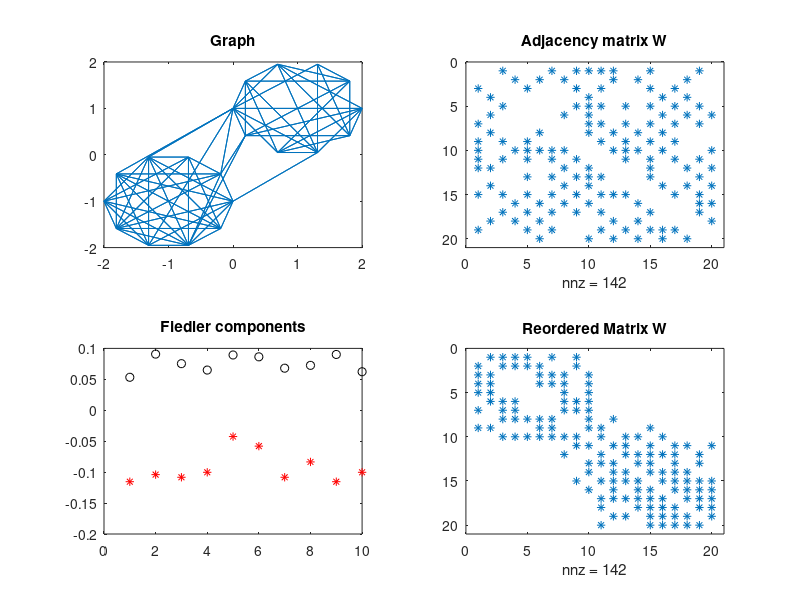

This figure's MATLAB source:
%2.9  graphcutscode.m

N = 10; W = zeros(2*N,2*N) ;           % Generate 2N nodes in two clusters
rand('state',100)                      % rand repeats to give the same graph
for i = 1:2*N-1
  for j = i+1:2*N
    p = 0.7 - 0.6*mod(j-i,2);          % p = 0.1 when j - i is odd, 0.7 else
    W(i,j) = rand < p;                 % Insert edges with probability p
  end                                  % The weights are w_{ij} = 1 (or zero)
end                                    % So far W is strictly upper triangular
W = W + W'; D = diag(sum(W));          % Adjacency matrix W, degrees in D
G = D - W; [V,E] = eig(G,D);           % Eigenvalues of Gx = lambda Dx in E
[a,b] = sort(diag(E)); z = V (:,b(2)); % Fiedler eigenvector z for lambda_2
plot(sort(z),'.-');                    % Show groups of Fiedler components
theta = [1:N]*2*pi/N; x = zeros(2*N,1); y = x ;         % Angles to plot graph
x(1:2:2*N-1) = cos(theta)-1; x(2:2:2*N) = cos(theta)+1;
y(1:2:2*N-1) = sin(theta)-1; y(2:2:2*N) = sin(theta)+1;
subplot(2,2,1), gplot(W,[x,y]), title('Graph')          % First of four plots
subplot(2,2,2), spy(W), title('Adjacency matrix W')     % Clusters unclear in W
subplot(2,2,3), plot(z(1:2:2*N-1),'ko'), hold on        % z separates clusters
plot(z(2:2:2*N),'r*'), hold off, title('Fiedler components')
[c,d] = sort(z); subplot(2,2,4), spy(W(d,d)), title('Reordered Matrix W')